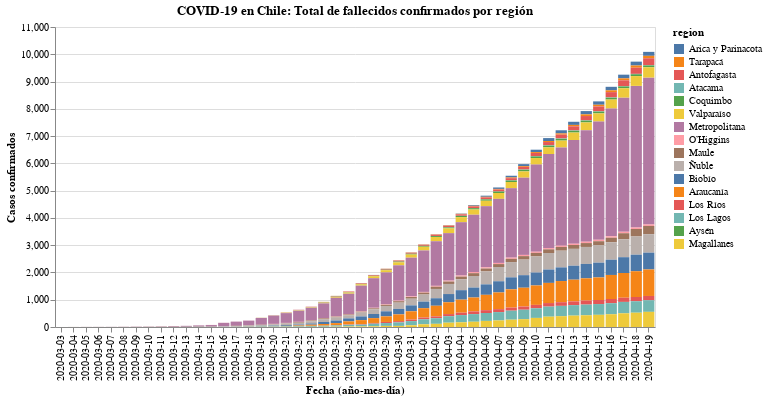

Notebook code for this chart:
### Code cell
#hide_input
bars = alt.Chart(data).mark_bar().encode(
    x=alt.X('date:O', axis=alt.Axis(title='Fecha (año-mes-día)')),
    y=alt.Y('casos', axis=alt.Axis(title='Casos confirmados')),
    color=alt.Color('region:N', sort=regiones),
    order=alt.Order(
    # Sort the segments of the bars by this field
    'codigo region',
    sort='descending'
    )
    ).properties(
    title='COVID-19 en Chile: Total de fallecidos confirmados por región'
)
    
# text = bars.mark_text(
#     align='left',
#     baseline='middle',
#     dx=3  # Nudges text to right so it doesn't appear on top of the bar
# ).encode(
#     text='sum(pacientes):Q'
# )

bars.configure_title(
    fontSize=20,
    font='Courier',
    anchor='start',
    color='gray'
)

bars.properties(width=600, height=300)
# (bars + text).properties(width=600, height=300)

### Figure 1 — Vega-Lite specification as saved in the notebook (floating-point values rounded to 4 significant figures; data arrays with more than 128 entries replaced by an {"elided": "..."} marker saying what was removed)
{"config": {"view": {"continuousWidth": 400, "continuousHeight": 300}}, "data": {"name": "data-c2499a7b339956c0d4b3a08f8fc45e92"}, "mark": "bar", "encoding": {"color": {"type": "nominal", "field": "region", "sort": ["Arica y Parinacota", "Tarapacá", "Antofagasta", "Atacama", "Coquimbo", "Valparaíso", "Metropolitana", "O’Higgins", "Maule", "Ñuble", "Biobío", "Araucanía", "Los Ríos", "Los Lagos", "Aysén", "Magallanes"]}, "order": {"type": "quantitative", "field": "codigo region", "sort": "descending"}, "x": {"type": "ordinal", "axis": {"title": "Fecha (año-mes-día)"}, "field": "date"}, "y": {"type": "quantitative", "axis": {"title": "Casos confirmados"}, "field": "casos"}}, "height": 300, "title": "COVID-19 en Chile: Total de fallecidos confirmados por región", "width": 600, "$schema": "https://vega.github.io/schema/vega-lite/v4.8.1.json", "datasets": {"data-c2499a7b339956c0d4b3a08f8fc45e92": {"elided": "768 records"}}}
